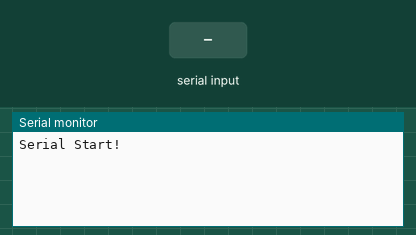
Bench run of a sketch on a simulated Arduino Mega 2560, built with avr-gcc and run on an emulated ATmega2560. Shown: the last lines printed to the serial monitor. Inputs (shaded band) come from the test bench.

Above: at 1.2 s.
1.3 s: "1" received over the second serial link
At 3.0 s:
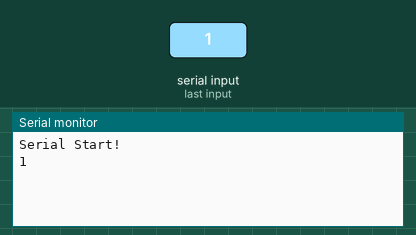
3.8 s: "0" received over the second serial link
At 6.0 s:
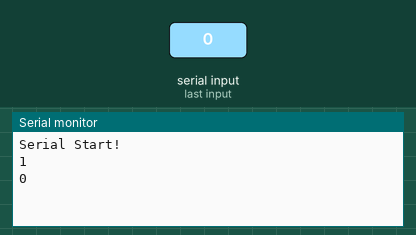

The sketch:

HardwareSerial.ino
```cpp
void setup()
{
  Serial1.begin(9600);
  Serial.begin(115200);
  Serial1.println("BlueTooth Start! ");
  Serial.println("Serial Start! ");
}

void loop()
{
  if(Serial1.available())
  {
    Serial.println(Serial1.readString());
  }
  if(Serial.available())
  {
    Serial1.println(Serial.readString());
  }

}
```

Measured:
- after the input at 1.3 s, the serial monitor: prints a new line after 1.0 s (image 1)
- after the input at 3.8 s, the serial monitor: prints a new line after 1.0 s (image 2)
